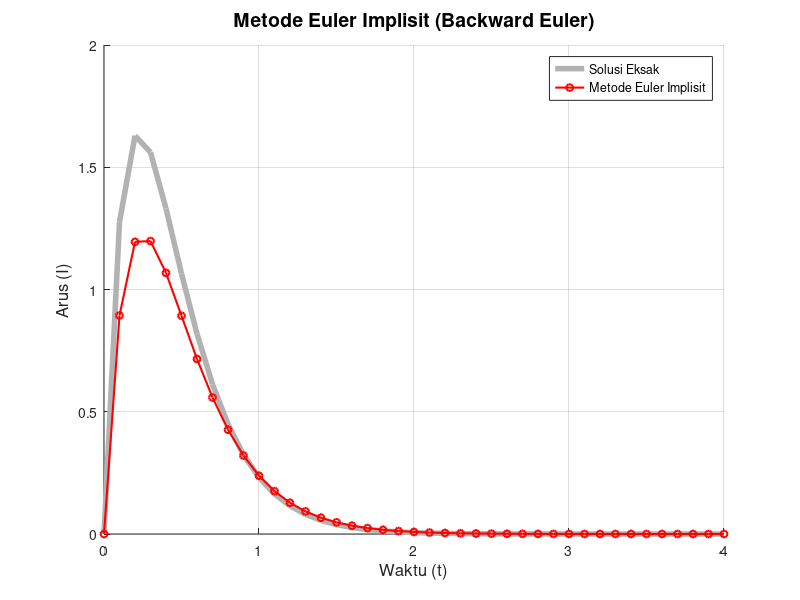

The MATLAB source for this figure:
% 1. Definisi Parameter
h = 0.1;  % Step size
t_start = 0;
t_end = 4;
I0 = 0;

% Solusi Eksak/Analitik
exact_solution = @(t) 20 * (exp(-4 * t) - exp(-5 * t));

% 2. Persiapan Data
t_values = t_start:h:t_end;
N = length(t_values);

% Pre-alokasi array
I_implicit = zeros(1, N);
I_exact = exact_solution(t_values);

% Kondisi awal
I_implicit(1) = I0;

% 3. Proses Hitung & Tabel
% Header Tabel
fprintf('%3s | %4s | %15s | %15s | %15s\n', 'n', 't', 'Euler Implisit', 'Eksak', 'Error');
fprintf('%s\n', repmat('-', 1, 64));

% Baris pertama (Kondisi Awal t=0)
error_awal = abs(I_exact(1) - I_implicit(1));
fprintf('%3d | %4.1f | %15.6f | %15.6f | %15.6f\n', 0, t_values(1), I_implicit(1), I_exact(1), error_awal);

% Loop Backward Euler
for i = 1:(N-1)
    tn_next = t_values(i+1);
    In = I_implicit(i);

    % Rumus Euler Implisit hasil manipulasi aljabar
    I_next = (In + 20 * h * exp(-4 * tn_next)) / (1 + 5 * h);

    I_implicit(i+1) = I_next;

    % Hitung Error
    error_n = abs(I_exact(i+1) - I_next);

    % Cetak hasil
    fprintf('%3d | %4.1f | %15.6f | %15.6f | %15.6f\n', i, tn_next, I_next, I_exact(i+1), error_n);
end

% 4. Visualisasi Data
figure('Position', [100, 100, 800, 500]);
hold on;

% Plot Solusi Eksak (Garis tebal abu-abu)
plot(t_values, I_exact, 'Color', [0.7 0.7 0.7], 'LineWidth', 4);

% Plot Solusi Implisit (Garis merah solid dengan marker bulat)
plot(t_values, I_implicit, 'r-o', 'MarkerSize', 5, 'LineWidth', 1.5);

% Dekorasi Grafik
title('Metode Euler Implisit (Backward Euler)', 'FontSize', 14);
xlabel('Waktu (t)', 'FontSize', 12);
ylabel('Arus (I)', 'FontSize', 12);
legend('Solusi Eksak', 'Metode Euler Implisit', 'Location', 'best');   %menuliskan legenda/petunjuk
grid on;
hold off;
